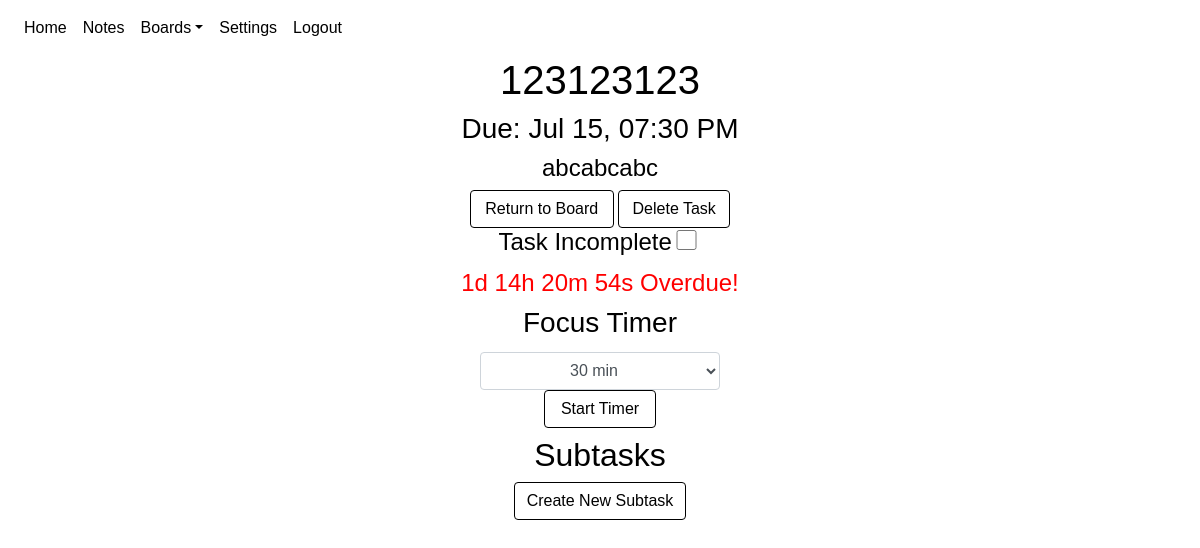
The page /boards/1/1/1 (signed in) on the database its author committed.
### website/models.py (models this page shows)
class Task(db.Model):
    id = db.Column(db.Integer, primary_key = True)
    created = db.Column(db.DateTime(timezone = True), default = func.now())
    last_modified = db.Column(db.DateTime(timezone = True), default = func.now())
    due_date = db.Column(db.DateTime(timezone = True))
    name = db.Column(db.String(100))
    description = db.Column(db.String(10000))
    completed = db.Column(db.Boolean, default = False)
    category = db.Column(db.Integer, db.ForeignKey('category.id'))
    board = db.Column(db.Integer, db.ForeignKey('board.id'))
    subtasks = db.relationship('Subtask')
    user_id = db.Column(db.Integer, db.ForeignKey('user.id'))

### website/views.py (the view, shortened to what this page needs)
@views.route('/boards/<board>/<category>/<task>', methods= ['GET', 'POST'])
@login_required
def display_task(board, category, task):
    return render_template("taskview.html", user = current_user, board = board, category = category, task = task)

### website/__init__.py (called while the page is built)
def create_app():
    app = Flask(__name__)
    app.config['SECRET_KEY'] = urandom(12).hex()
    app.config['SQLALCHEMY_DATABASE_URI'] = f'sqlite:///{DB_NAME}'
    app.config['SQLALCHEMY_TRACK_MODIFICATIONS'] = False
    db.init_app(app)
    from .views import views
    from .auth import auth
    app.register_blueprint(views, url_prefix='/')
    app.register_blueprint(auth, url_prefix='/')
    from .models import User, Note, Board, Task, Category
    create_database(app)
    login_manager = LoginManager()
    login_manager.login_view = 'auth.login'
    login_manager.init_app(app)
    @login_manager.user_loader
    def load_user(id):
        return User.query.get(id)
    return app

### website/templates/taskview.html (shortened to what this page needs)
{% extends "base.html" %}
{% block style %}
<link rel="stylesheet" href="{{ url_for('static', filename = 'taskView.css') }}" />
{% endblock %}
{% block content %}
    {% for categoryObject in current_user.categories %}
    {% if categoryObject.id == category|int%}
    {% for taskObject in categoryObject.tasks%}
    {% if task|int == taskObject.id %}
    <h1
    align="center"
    class="show-task task-title"
    id="task-title"
    ondblclick='editTaskElement(".task-title")'>{{ taskObject.name }}</h1>
    <h3
    id="task-due-date"
    class="show-task task-due"
    align="center"
    ondblclick='setDefaultDate("{{taskObject.due_date}}"); editTaskElement(".task-due");'>Due: {{taskObject.due_date.strftime('%b %d, %I:%M %p')}}</h3>
    <h4
    id="task-description"
    class="show-task task-description"
    align="center"
    ondblclick='editTaskElement(".task-description")'>{{taskObject.description}}</h4>
<div align="center" id="main-task-buttons-div">
    <a href="/boards/{{ board }}"><button align="center" id="return-to-board" class="form-control btn btn-primary">Return to Board</button></a>
    <button align="center"
    id="delete-task"
    class="form-control btn btn-secondary"
    onclick= "showDeleteConfirmation(`deleteTask({{ taskObject.id }}, '{{ board }}');`, 'task');"
    >Delete Task</button>
</div>
<div align="center" class="task-complete" >
    {% if taskObject.completed == True %}
    <h4 id="task-status">Task Complete</h4>
    <input
    align="center"
    name="check-box"
    type="checkbox"
    aria-label="Complete"
    id="task-completed-checkbox"
    class="task-view checkbox form-control"
    onclick="toggleTaskCompletion({{ taskObject.id }}, {{ taskObject.board }})"
    checked
    >
    {% else %}
    <h4 id="task-status">Task Incomplete</h4>
    <input
    onshow="showDueDate('{{ taskObject.due_date }}');"
    type="checkbox"
    name="check-box"
    aria-label="Complete"
    id="task-completed-checkbox"
    class="task-view checkbox form-control"
    onclick="toggleTaskCompletion({{ taskObject.id }}, {{ taskObject.board }})"
    >
    <h4 id="time-remaining"></h4>
    <div id="focus-timer-div" align="center">
    <label
    for="focus-timer-selection"
    id="focus-timer-label">
    Focus Timer
    </label>
    <select id="focus-timer-selection" class="form-control" >
        <option value="30" selected>30 min</option>
    </select>
    <button onclick="startTimer()" class="form-control btn btn-primary" id="focus-timer-button">Start Timer</button>
    </div>
    {% endif %}
    <div align="center" id="subtask">
        <h2>Subtasks</h2>
        <div align="center">
            <button class="btn btn-primary" onclick="showSubtaskForm();" id="show-form-button">Create New Subtask</button>
        </div>
    </div>
</div>
    {% endif %}
    {% endfor %}
    {% endif %}
    {% endfor %}
{% endblock %}

### website/static/base.css (style rules this page uses)
:root { --background-color: #ffffff; --text-color: #000000; --navbar-text-color: #9a9da0; --navbar-highlight-color: #ffffff; --navbar-background-color: #343a40; --button-text-color: #ffffff; --confirm-button-color: #007bff; --cancel-button-color: #6c757d; --delete-button-color: #ff0000; --create-screen-filter:rgba(0,0,255,.4); --delete-screen-filter:rgba(255,0,0,.6); --font-family: -apple-system, BlinkMacSystemFont,'Segoe UI',Roboto,'Helvetica Neue',Arial,'Noto Sans',sans-serif,'Apple Color Emoji','Segoe UI Emoji','Segoe UI Symbol','Noto Color Emoji'; --font-style: none; --font-weight: 500; }
h1, h2, h3, h4, h5, h6, p, div, body, a, li.list-group-item { color: var(--text-color); background-color: var(--background-color); font-weight: var(--font-weight); font-family: var(--font-family); font-style: var(--font-style); }
button.btn.btn-primary { background-color: var(--confirm-button-color)!important; border-color: var(--confirm-button-color)!important; color: var(--button-text-color)!important; font-weight: var(--font-weight); font-family: var(--font-family); font-style: var(--font-style); }
button.btn.btn-secondary { background-color: var(--cancel-button-color)!important; border-color: var(--cancel-button-color)!important; color: var(--button-text-color)!important; font-weight: var(--font-weight); font-family: var(--font-family); font-style: var(--font-style); }

### website/static/taskView.css (style rules this page uses)
button#delete-task { max-width: 7rem; display: inline-block; }
div#focus-timer-div { max-width: 15rem; }
label#focus-timer-label { font-size: 1.75rem; }
select#focus-timer-selection { text-align: center; }
input#task-completed-checkbox { display: inline-block; max-width: 1.3rem; max-height: 1.3rem; }
h4#task-status { display: inline-block; }
button#focus-timer-button { max-width: 7rem; }
button#return-to-board { max-width: 9rem; display: inline-block; }
#time-remaining { margin: 0.25rem; }

### rows shown on the page
Task: name "123123123", due_date "Jul 15, 07:30 PM", description "abcabcabc"
